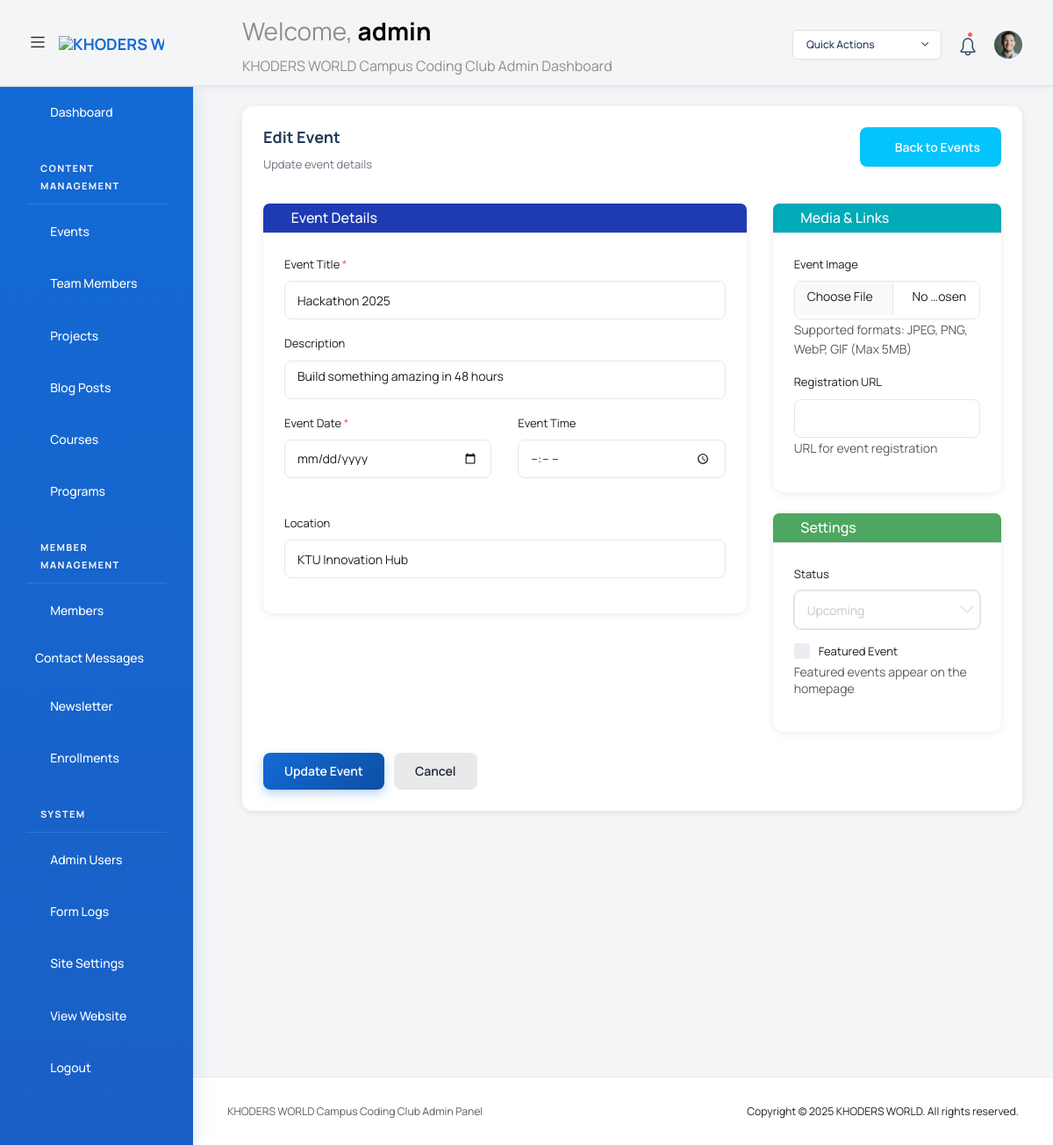
/admin/?route=event-editor&action=edit&id=2 (signed in), run on the app's committed database.
### tables this page shows
CREATE TABLE IF NOT EXISTS events (
    id INT AUTO_INCREMENT PRIMARY KEY,
    title VARCHAR(200) NOT NULL,
    description TEXT,
    date DATE,
    time TIME,
    location VARCHAR(200),
    image_url VARCHAR(500),
    registration_url VARCHAR(500),
    category VARCHAR(100),
    is_featured BOOLEAN DEFAULT FALSE,
    status ENUM('upcoming', 'ongoing', 'completed', 'cancelled') DEFAULT 'upcoming',
    created_at TIMESTAMP DEFAULT CURRENT_TIMESTAMP,
    updated_at TIMESTAMP DEFAULT CURRENT_TIMESTAMP ON UPDATE CURRENT_TIMESTAMP,
    INDEX idx_date (date),
    INDEX idx_status (status)
);

### admin/index.php (called while the page is built, shortened)
<?php
require_once '../config/auth.php';
require_once __DIR__ . '/template.php';

### config/auth.php (called while the page is built, shortened)
<?php
class Auth {
    public static function user() {
        $userData = [
            'id' => $_SESSION['admin_id'] ?? 0,
            'username' => $_SESSION['admin_username'] ?? 'Unknown',
            'role' => $_SESSION['admin_role'] ?? 'editor',
            'login_time' => $_SESSION['login_time'] ?? time()
        ];
        if (!empty($_SESSION['admin_id'])) {
            try {
                $database = new Database();
                $db = $database->getConnection();
                if ($db) {
                    $stmt = $db->prepare("SELECT email, role FROM admins WHERE id = ? LIMIT 1");
                    $stmt->execute([$_SESSION['admin_id']]);
                    $dbUser = $stmt->fetch();
                    if ($dbUser) {
                        $userData['email'] = $dbUser['email'];
                        $userData['role'] = $dbUser['role'];
                    }
                }
            } catch (PDOException $e) {
            }
        }
        return $userData;
    }
}
?>

### admin/pages/event-editor.php (the view, shortened to what this page needs)
<?php
require_once __DIR__ . '/../../config/database.php';
$action = $_GET['action'] ?? 'add';
$event_id = isset($_GET['id']) ? (int)$_GET['id'] : 0;
$event = [
    'title' => '',
    'description' => '',
    'event_date' => '',
    'event_time' => '',
    'location' => '',
    'image_url' => '',
    'registration_url' => '',
    'is_featured' => 0,
    'status' => 'upcoming'
];
try {
    $database = new Database();
    $db = $database->getConnection();
} catch (Exception $e) {
    $error = 'Database connection error: ' . $e->getMessage();
    $db = null;
}
if ($db && $action === 'edit' && $event_id > 0) {
    try {
        $stmt = $db->prepare("SELECT * FROM events WHERE id = ?");
        $stmt->execute([$event_id]);
        $existingEvent = $stmt->fetch(PDO::FETCH_ASSOC);
        if ($existingEvent) {
            $event = $existingEvent;
        } else {
            $error = 'Event not found.';
        }
    } catch (PDOException $e) {
        $error = 'Error loading event: ' . $e->getMessage();
    }
}
?>
<div class="content-wrapper">
  <div class="row">
    <div class="col-md-12 grid-margin stretch-card">
      <div class="card">
        <div class="card-body">
          <div class="d-sm-flex justify-content-between align-items-start mb-4">
            <div>
              <h4 class="card-title card-title-dash">
                <?php echo $action === 'edit' ? 'Edit Event' : 'Add New Event'; ?>
              </h4>
              <p class="card-subtitle card-subtitle-dash">
                <?php echo $action === 'edit' ? 'Update event details' : 'Create a new event'; ?>
              </p>
            </div>
            <div>
              <a href="?route=events" class="btn btn-secondary text-white mb-0 me-0">
                <i class="mdi mdi-arrow-left"></i> Back to Events
              </a>
            </div>
          </div>
          <form class="forms-sample" method="post" action="?route=event-editor&action=<?php echo $action; ?><?php echo $event_id ? '&id=' . $event_id : ''; ?>" enctype="multipart/form-data">
            <div class="row mb-4">
              <div class="col-md-8">
                <div class="card">
                  <div class="card-header bg-primary text-white">
                    <h5 class="mb-0"><i class="mdi mdi-calendar-text"></i> Event Details</h5>
                  </div>
                  <div class="card-body">
                    <div class="form-group mb-3">
                      <label for="title" class="form-label">Event Title <span class="text-danger">*</span></label>
                      <input type="text" class="form-control" id="title" name="title"
                             value="<?php echo htmlspecialchars($event['title']); ?>" required>
                    </div>
                    <div class="form-group mb-3">
                      <label for="description" class="form-label">Description</label>
                      <textarea class="form-control" id="description" name="description" rows="6"><?php echo htmlspecialchars($event['description']); ?></textarea>
                    </div>
                    <div class="row mb-3">
                      <div class="col-md-6">
                        <div class="form-group">
                          <label for="event_date" class="form-label">Event Date <span class="text-danger">*</span></label>
                          <input type="date" class="form-control" id="event_date" name="event_date"
                                 value="<?php echo htmlspecialchars($event['event_date']); ?>" required>
                        </div>
                      </div>
                      <div class="col-md-6">
                        <div class="form-group">
                          <label for="event_time" class="form-label">Event Time</label>
                          <input type="time" class="form-control" id="event_time" name="event_time"
                                 value="<?php echo htmlspecialchars($event['event_time'] ?? ''); ?>">
                        </div>
                      </div>
                    </div>
                    <div class="form-group mb-3">
                      <label for="location" class="form-label">Location</label>
                      <input type="text" class="form-control" id="location" name="location"
                             value="<?php echo htmlspecialchars($event['location']); ?>">
                    </div>
                  </div>
                </div>
              </div>
              <div class="col-md-4">
                <div class="card mb-4">
                  <div class="card-header bg-info text-white">
                    <h5 class="mb-0"><i class="mdi mdi-image"></i> Media & Links</h5>
                  </div>
                  <div class="card-body">
                    <div class="form-group mb-3">
                      <label for="image_file" class="form-label">Event Image</label>
                      <input type="file" class="form-control" id="image_file" name="image_file"
                             accept="image/jpeg,image/png,image/webp,image/gif"
                             onchange="previewImage(this, 'image_preview')">
                      <small class="form-text text-muted">Supported formats: JPEG, PNG, WebP, GIF (Max 5MB)</small>
                    </div>
                    <div class="form-group mb-3">
                      <label for="registration_url" class="form-label">Registration URL</label>
                      <input type="url" class="form-control" id="registration_url" name="registration_url"
                             value="<?php echo htmlspecialchars($event['registration_url']); ?>">
                      <small class="form-text text-muted">URL for event registration</small>
                    </div>
                  </div>
                </div>
                <div class="card">
                  <div class="card-header bg-success text-white">
                    <h5 class="mb-0"><i class="mdi mdi-cog"></i> Settings</h5>
                  </div>
                  <div class="card-body">
                    <div class="form-group mb-3">
                      <label for="status" class="form-label">Status</label>
                      <select class="form-select" id="status" name="status">
                        <option value="upcoming" <?php echo $event['status'] === 'upcoming' ? 'selected' : ''; ?>>Upcoming</option>
                      </select>
                    </div>
                    <div class="form-check form-check-flat form-check-primary mb-3">
                      <label class="form-check-label">
                        Featured Event
                      </label>
                      <small class="form-text text-muted d-block">Featured events appear on the homepage</small>
                    </div>
                  </div>
                </div>
              </div>
            </div>
            <button type="submit" name="save_event" class="btn btn-primary me-2">
              <?php echo $action === 'edit' ? 'Update Event' : 'Create Event'; ?>
            </button>
            <a href="?route=events" class="btn btn-light">Cancel</a>
          </form>
        </div>
      </div>
    </div>
  </div>
</div>

### admin/partials/_navbar.php (shortened to what this page needs)
<nav class="navbar default-layout col-lg-12 col-12 p-0 fixed-top d-flex align-items-top flex-row">
  <div class="text-center navbar-brand-wrapper d-flex align-items-center justify-content-start">
    <div class="me-3">
      <button class="navbar-toggler navbar-toggler align-self-center" type="button" data-bs-toggle="minimize">
        <span class="icon-menu"></span>
      </button>
    </div>
    <div>
      <a class="navbar-brand brand-logo" href="index.php">
        <img src="assets/images/logo.svg" alt="KHODERS WORLD logo" />
      </a>
    </div>
  </div>
  <div class="navbar-menu-wrapper d-flex align-items-top">
    <ul class="navbar-nav">
      <li class="nav-item font-weight-semibold d-none d-lg-block ms-0">
        <h1 class="welcome-text">Welcome, <span class="text-black fw-bold"><?php echo htmlspecialchars($user['username'] ?? 'Admin'); ?></span></h1>
        <h3 class="welcome-sub-text">KHODERS WORLD Campus Coding Club Admin Dashboard</h3>
      </li>
    </ul>
    <ul class="navbar-nav ms-auto">
      <li class="nav-item dropdown d-none d-lg-block">
        <a class="nav-link dropdown-bordered dropdown-toggle dropdown-toggle-split" id="messageDropdown" href="#" data-bs-toggle="dropdown" aria-expanded="false"> Quick Actions </a>
      </li>
      <li class="nav-item dropdown">
        <a class="nav-link count-indicator" id="countDropdown" href="#" data-bs-toggle="dropdown" aria-expanded="false">
          <i class="icon-bell"></i>
          <span class="count"></span>
        </a>
      </li>
      <li class="nav-item dropdown d-none d-lg-block user-dropdown">
        <a class="nav-link" id="UserDropdown" href="#" data-bs-toggle="dropdown" aria-expanded="false">
          <img class="img-xs rounded-circle" src="assets/images/faces/face8.jpg" alt="Profile image"> </a>
      </li>
    </ul>
  </div>
</nav>

### admin/assets/css/khoders-custom.css (style rules this page uses)
:root { --khoders-primary: #4B49AC; --khoders-secondary: #98BDFF; --khoders-success: #57B657; --khoders-info: #248AFD; --khoders-warning: #FFC100; --khoders-danger: #FF4747; --khoders-light: #F8F9FA; --khoders-dark: #1F2937; }
.navbar .navbar-brand-wrapper .navbar-brand img { max-width: 120px; height: auto; }
.welcome-text { color: var(--khoders-primary); }
.welcome-sub-text { color: var(--khoders-dark); font-size: 0.875rem; margin-top: 0.25rem; }
.card-title-dash { color: var(--khoders-dark); font-weight: 600; }
.card-subtitle-dash { color: #6c757d; font-size: 0.875rem; }
.btn-primary { background-color: var(--khoders-primary); border-color: var(--khoders-primary); }

### admin/template.php (style rules this page uses)
:root { --eth-blue: #136ad5; --eth-dark: #223a58; --eth-light: #f5faff; }
.card { border: none !important; border-radius: 12px !important; box-shadow: 0 2px 8px rgba(0,0,0,0.08) !important; transition: all 0.3s cubic-bezier(0.4, 0, 0.2, 1) !important; background: #ffffff !important; }
.card-body { padding: 24px !important; }
.card-title { color: #223a58 !important; font-weight: 700 !important; font-size: 18px !important; margin-bottom: 8px !important; }
.card-subtitle { color: #6B7280 !important; font-size: 13px !important; }
.btn { border-radius: 8px !important; font-weight: 600 !important; transition: all 0.2s ease !important; border: none !important; font-size: 14px !important; }
.btn-primary { background: linear-gradient(135deg, #136ad5 0%, #0d4fa3 100%) !important; color: white !important; box-shadow: 0 4px 12px rgba(19, 106, 213, 0.3) !important; }
.form-control, .form-select { border: 1.5px solid #E5E7EB !important; border-radius: 8px !important; padding: 10px 14px !important; font-size: 14px !important; transition: all 0.2s ease !important; }
.navbar { background: white !important; border-bottom: 2px solid #E5E7EB !important; box-shadow: 0 2px 8px rgba(0,0,0,0.04) !important; }
.navbar-brand { font-weight: 700 !important; color: #136ad5 !important; font-size: 18px !important; }
.navbar .nav-link { color: #223a58 !important; font-weight: 500 !important; }

### data on the page
events: title "Hackathon 2025", description "Build something amazing in 48 hours", location "KTU Innovation Hub", status "Upcoming"

### other printed values
$user['username'] "admin"
